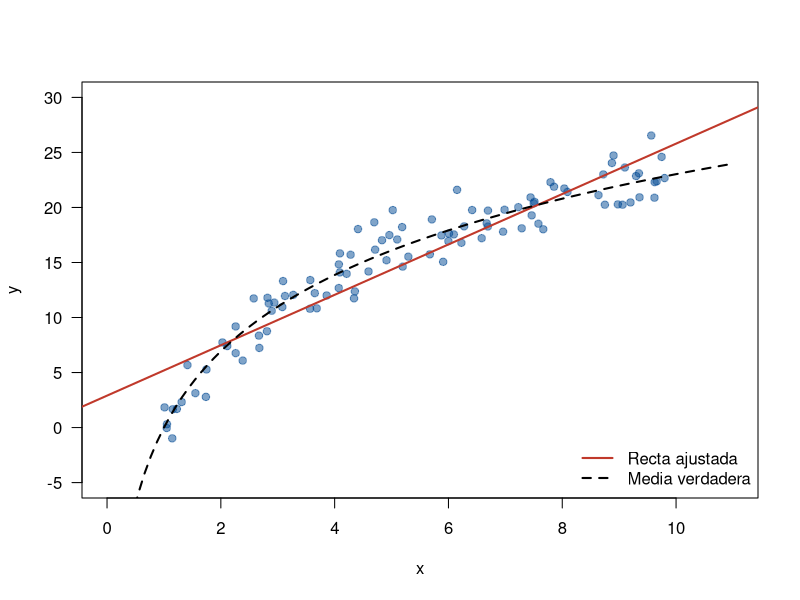
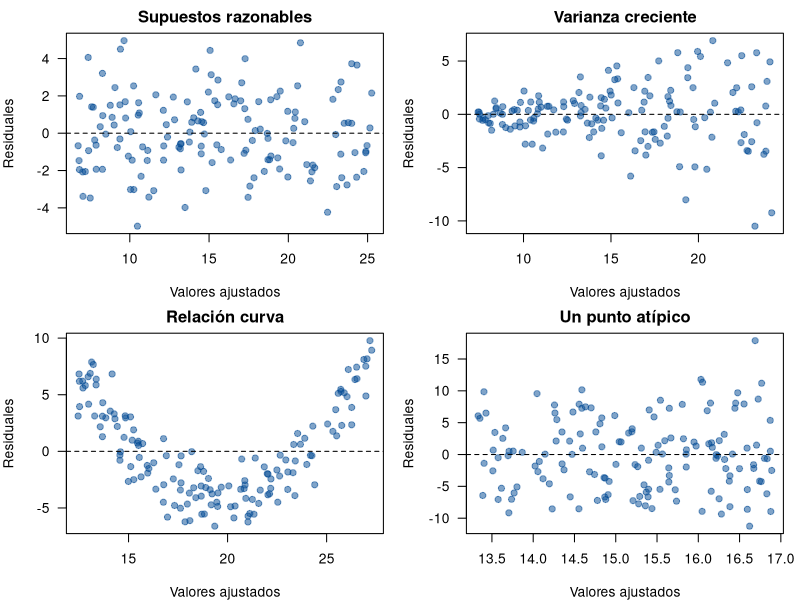

Write R code to recreate these figures, in order.
## ---- chunk 1
knitr::opts_chunk$set(echo = TRUE, message = FALSE, warning = FALSE, comment = NA, collapse = FALSE)
options(scipen = 999)
## ---- chunk 2
set.seed(2026)
n <- 100
x <- runif(n, 1, 10)
cubre <- function(desv_est) {
  y <- 5 + 2 * x + rnorm(n, 0, desv_est)
  ic <- confint(lm(y ~ x))[2, ]
  ic[1] <= 2 & 2 <= ic[2]
}
c(varianza_constante = mean(replicate(5000, cubre(3))),
  varianza_creciente = mean(replicate(5000, cubre(0.6 * x^1.5))))
## ---- chunk 3
set.seed(2026)
x <- runif(100, 1, 10)
y <- 10 * log(x) + rnorm(100, 0, 1.5)
recta <- lm(y ~ x)
plot(x, y, pch = 19, col = "#034A9480", las = 1, xlim = c(0, 11), ylim = c(-5, 30))
abline(recta, col = "#C0392B", lwd = 2)
curve(10 * log(x), add = TRUE, lty = 2, lwd = 2)
legend("bottomright", bty = "n", lty = c(1, 2), lwd = 2, col = c("#C0392B", "black"),
       legend = c("Recta ajustada", "Media verdadera"))
## ---- chunk 4
set.seed(2026)
x <- runif(150, 1, 10)
casos <- list(
  "Supuestos razonables" = 5 + 2 * x + rnorm(150, 0, 2),
  "Varianza creciente" = 5 + 2 * x + rnorm(150, 0, 0.5 * x),
  "Relación curva" = 5 + 2 * x + 0.6 * (x - 5.5)^2 + rnorm(150, 0, 1.5),
  "Un punto atípico" = c(5 + 2 * x[-1] + rnorm(149, 0, 2), 5 + 2 * x[1] + 15)
)
par(mfrow = c(2, 2), mar = c(4, 4, 2, 1))
for (nombre in names(casos)) {
  m <- lm(casos[[nombre]] ~ x)
  plot(fitted(m), residuals(m), pch = 19, col = "#034A9480", las = 1, main = nombre,
       xlab = "Valores ajustados", ylab = "Residuales")
  abline(h = 0, lty = 2)
}
## ---- chunk 5
set.seed(2026)
n <- 100
x <- runif(n, 1, 10)
mean(replicate(5000, {
  y <- 5 + 2 * x + rexp(n, 1 / 3) - 3
  ic <- confint(lm(y ~ x))[2, ]
  ic[1] <= 2 & 2 <= ic[2]
}))
